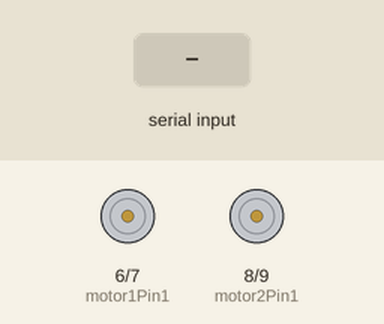
Bench run of a sketch on a simulated Arduino Uno, built with avr-gcc and run on an emulated ATmega328P. Parts: motor-driver pin pairs drawn as motors (green arrow = first pin HIGH = forward, orange = second pin HIGH = backward, longer = more drive). The test bench sets the inputs (shaded band).

Above: at 1.2 s.
1.3 s: "90,45\n" received over Serial
At 2.3 s:
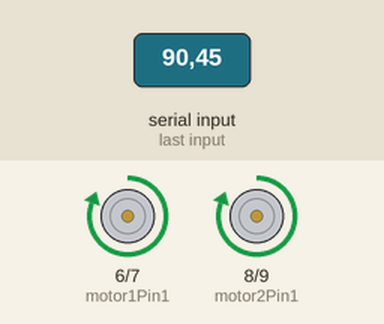
4.1 s: "30,150\n" received over Serial
At 6.8 s:
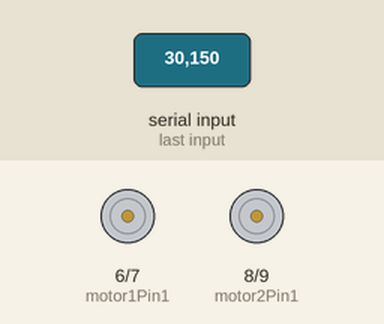
7.1 s: "200\n" received over Serial
At 8.0 s:
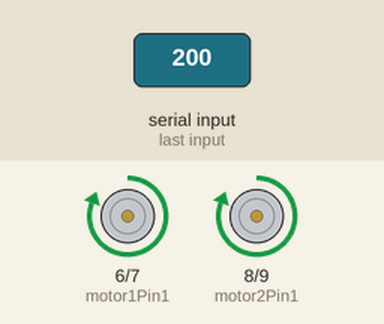
Timing chart, 0 to 10.6 s (numbered marks = the images above; inputs shaded):
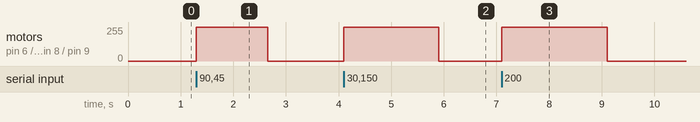

Measured:
- after the input at 1.3 s, motor on pin 6 (motor1Pin1) / pin 7 (motor1Pin2), motor on pin 8 (motor2Pin1) / pin 9 (motor2Pin2): stopped → forward 255/255 at once, → stopped 1.4 s later
- after the input at 4.1 s, motor on pin 6 (motor1Pin1) / pin 7 (motor1Pin2), motor on pin 8 (motor2Pin1) / pin 9 (motor2Pin2): stopped → forward 255/255 at once, → stopped 1.8 s later
- after the input at 7.1 s, motor on pin 6 (motor1Pin1) / pin 7 (motor1Pin2), motor on pin 8 (motor2Pin1) / pin 9 (motor2Pin2): stopped → forward 255/255 at once, → stopped 2.0 s later

The sketch:

movement_2motors.ino
```cpp
// Motor 1 (Left Front)
int motor1Pin1 = 6;
int motor1Pin2 = 7;

// Motor 2 (Left Rear)
int motor2Pin1 = 8;
int motor2Pin2 = 9;

int angle;
int dist;
String readString;


void goForward(int time_number_of_loop) {
  // Set both left and right motors to move forward
  digitalWrite(motor1Pin1, HIGH);
  digitalWrite(motor1Pin2, LOW);
  digitalWrite(motor2Pin1, HIGH);
  digitalWrite(motor2Pin2, LOW);

  delay(time_number_of_loop);
  digitalWrite(motor1Pin1, LOW);
  digitalWrite(motor1Pin2, LOW);
  digitalWrite(motor2Pin1, LOW);
  digitalWrite(motor2Pin2, LOW);

}

void goBackward(int time_number_of_loop ) {
  digitalWrite(motor1Pin1, LOW);
  digitalWrite(motor1Pin2, HIGH);
  digitalWrite(motor2Pin1, LOW);
  digitalWrite(motor2Pin2, HIGH);

  delay(time_number_of_loop);
  digitalWrite(motor1Pin1, LOW);
  digitalWrite(motor1Pin2, LOW);
  digitalWrite(motor2Pin1, LOW);
  digitalWrite(motor2Pin2, LOW);

}

void turnLeft(int time_number_of_loop) {
  // Set left motors backward and right motors forward for turning left
  digitalWrite(motor1Pin1, LOW);
  digitalWrite(motor1Pin2, HIGH);
  digitalWrite(motor2Pin1, LOW);
  digitalWrite(motor2Pin2, HIGH);

  delay(time_number_of_loop);
  digitalWrite(motor1Pin1, LOW);
  digitalWrite(motor1Pin2, LOW);
  digitalWrite(motor2Pin1, LOW);
  digitalWrite(motor2Pin2, LOW);

}

void turnRight(int time_number_of_loop) {
  // Set left motors forward and right motors backward for turning right
  digitalWrite(motor1Pin1, HIGH);
  digitalWrite(motor1Pin2, LOW);
  digitalWrite(motor2Pin1, HIGH);
  digitalWrite(motor2Pin2, LOW);

  delay(time_number_of_loop);
  digitalWrite(motor1Pin1, LOW);
  digitalWrite(motor1Pin2, LOW);
  digitalWrite(motor2Pin1, LOW);
  digitalWrite(motor2Pin2, LOW);

}

void setup() {
  Serial.begin(115200);
  Serial.setTimeout(1);
  // Initialize all motor pins as outputs
  pinMode(motor1Pin1, OUTPUT);
  pinMode(motor1Pin2, OUTPUT);
  pinMode(motor2Pin1, OUTPUT);
  pinMode(motor2Pin2, OUTPUT);

}

void  loop() {
  while (!Serial.available());
  readString = Serial.readString();
  // 3 characters - angle
  // 3 characters - distance
  angle = readString.substring(0, 3).toInt();
  dist = readString.substring(3, 7).toInt();

  turnRight(angle * 10);
  goForward(dist * 10);

}
```
